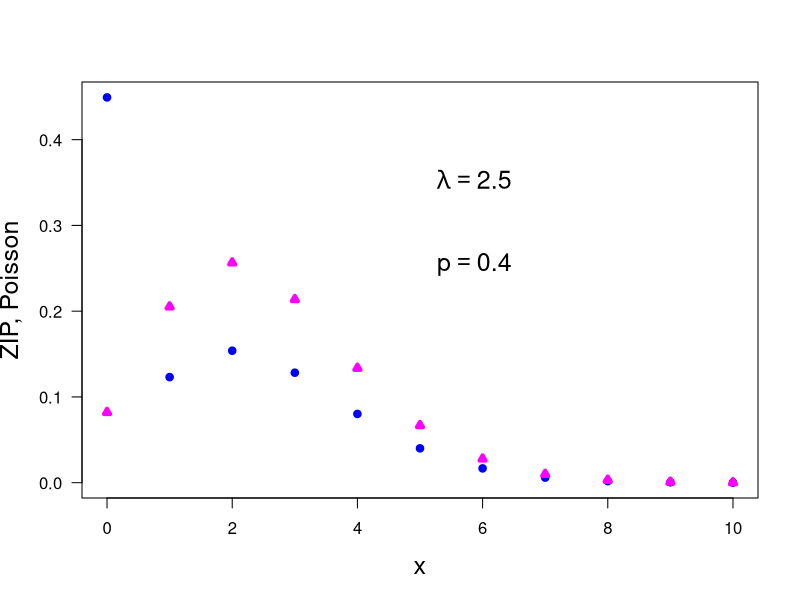

Write R code to recreate this figure.
print('file: BayesianHypPoissonZIP2d5.R')
# ZIP vs. Poisson
sflag = 2
if (sflag == 2) {
  p = 0.4; lambda = 2.5
  x = 0:10
  yp = dpois(x,lambda)
  y = (1-p)*yp
  y[1] = y[1] + p
  # png('PoissonZIP2d5r19114.png',width=16,height=16,units='cm',res=300)
  plot(x,y,type='p',lwd=4,col='blue',xlab='x',
       ylab='ZIP, Poisson',las=1,cex=0.6,cex.lab=1.5)
  points(x,yp,col='magenta',lwd=4,cex=0.6,pch=24)
  text(5,0.35,bquote(~lambda == .(lambda)),col='black',pos=4,cex=1.5)
  text(5,0.25,bquote(~p == .(p)),col='black',pos=4,cex=1.5)
  # dev.off()
}
print(c(round(y[1],4),'ZIP(x=0)'))
print(c(round(yp[1],4),'Poisson(x=0)'))
